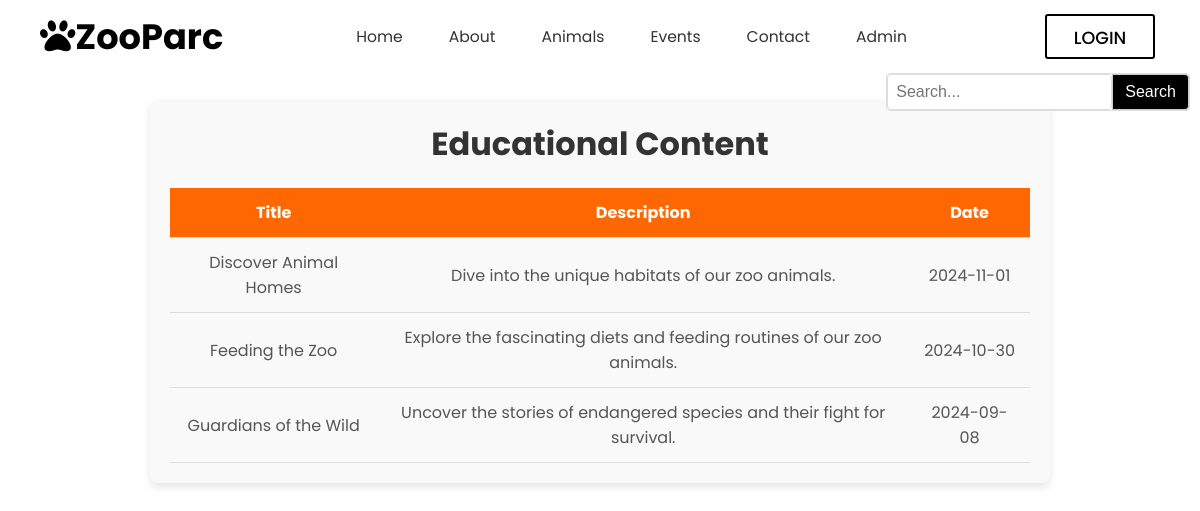
Screenshot of /admin/education.php with the database file from the repository.
### tables this page shows
CREATE TABLE IF NOT EXISTS `education_uploads` (
  `id` int NOT NULL AUTO_INCREMENT,
  `title` varchar(255) NOT NULL,
  `description` text NOT NULL,
  `upload_date` timestamp NULL DEFAULT CURRENT_TIMESTAMP,
  `uploaded_by` varchar(255) DEFAULT NULL,
  PRIMARY KEY (`id`)
);

### admin/education.php (the view, shortened to what this page needs)
<?php
include 'db_connect.php';
$sql = "SELECT title, description, upload_date FROM education_uploads ORDER BY upload_date DESC";
$result = $conn->query($sql);
?>
<!DOCTYPE html>
<html lang="en">
<head>
    <link rel="stylesheet" href="../admin/css/education.css?v=1.0">
    <link rel="stylesheet" href="../style.css">
    <link rel="stylesheet" href="https://cdnjs.cloudflare.com/ajax/libs/font-awesome/5.15.4/css/all.min.css">
</head>
<body>
<div class="header">
    <a href="#" class="logo"><i class="fas fa-paw"></i>ZooParc</a>
    <nav class="navbar">
        <ul>
            <li><a href="../index.php">Home</a></li>
            <li><a href="../about/about.php">About</a></li>
            <li><a href="../animals/animals.php">Animals</a></li>
            <li class="dropdown">
                <a href="#" class="dropbtn">Events</a>
            </li>
            <li><a href="../contact/contact.php">Contact</a></li>
            <?php if (!isset($_SESSION['user_id']) && !isset($_SESSION['admin_id'])): ?>
                <li><a href="../admin/admin_login.php">Admin</a></li>
            <?php endif; ?>
        </ul>
    </nav>
    <form class="search-bar" action="../search.php" method="get">
            <input type="text" name="query" placeholder="Search..." required>
            <button type="submit">Search</button>
        </form>
    <?php if (isset($_SESSION['admin_id'])): ?>
        <div class="user-info">
            <a href="#" class="user-btn"><?php echo htmlspecialchars($_SESSION['username'] ?? 'Admin'); ?></a>
            <a href="../admin/logout.php" class="logout-btn">LOGOUT</a>
        </div>
    <?php else: ?>
        <a href="../login/login.php" class="login-btn">LOGIN</a>
    <?php endif; ?>
</div>
<div class="content">
    <div class="upload-header">
        <h1>Educational Content</h1>
    </div>
    <?php if ($result->num_rows > 0): ?>
        <table class="education-table">
            <thead>
                <tr>
                    <th>Title</th>
                    <th>Description</th>
                    <th>Date</th>
                </tr>
            </thead>
            <tbody>
                <?php while ($row = $result->fetch_assoc()): ?>
                    <tr>
                        <td><?php echo htmlspecialchars($row['title']); ?></td>
                        <td><?php echo htmlspecialchars($row['description']); ?></td>
                        <td><?php echo date('Y-m-d', strtotime($row['upload_date'])); ?></td>
                    </tr>
                <?php endwhile; ?>
            </tbody>
        </table>
    <?php else: ?>
        <p>No educational content found.</p>
    <?php endif; ?>
</div>
</body>
</html>

### admin/css/education.css (style rules this page uses)
.content { padding: 20px; background-color: #f9f9f9; border-radius: 8px; box-shadow: 0 4px 8px rgba(0, 0, 0, 0.1); max-width: 900px; margin: 100px auto; }
.upload-header { text-align: center; margin-bottom: 20px; }
.upload-header h1 { font-family: "Poppins", sans-serif; font-size: 2em; color: #333; }
.education-table { width: 100%; border-collapse: collapse; margin-top: 20px; font-family: "Poppins", sans-serif; }
.education-table th, .education-table td { padding: 12px 15px; text-align: center; border-bottom: 1px solid #ddd; }
.education-table th { background-color: #FF6800; color: white; font-weight: bold; }
.education-table td { font-size: 1em; color: #555; }
.education-table td:last-child { text-align: center; }

### style.css (style rules this page uses)
* { margin: 0; padding: 0; box-sizing: border-box; outline: none; border: none; text-decoration: none; transition: .2s linear; }
html, body { margin: 0; padding: 0; width: 100%; height: 100%; overflow-x: hidden; }
.header { font-family: "Poppins", sans-serif; position: fixed; top: 0; right: 0; left: 0; width: 100%; padding: 10px 40px; display: flex; align-items: center; justify-content: space-between; z-index: 1000; background: white; backdrop-filter: blur(18px); }
.header .logo { font-size: 2.6em; font-weight: bold; color: black; }
.header .navbar { flex: 1; display: flex; justify-content: center; align-items: center; }
.header .navbar ul { list-style: none; display: flex; align-items: center; padding: 0; margin: 0; }
.header .navbar ul li { position: relative; }
.header .navbar ul li a { display: block; padding: 10px 15px; text-decoration: none; color: #333; font-size: 1.1em; position: relative; transition: color 0.3s, box-shadow 0.3s; }
.header .navbar ul li a::before { content: ''; position: absolute; left: 0; bottom: 0; width: 100%; height: 3px; background: transparent; border-radius: 5px; transition: box-shadow 0.3s; }
.header .search-bar { display: flex; align-items: center; margin-right: 10px; margin-left: -20px; }
.header .search-bar input { padding: 8px; font-size: 1em; border: 1px solid #ccc; border-radius: 4px 0 0 4px; outline: none; }
.header .search-bar button { padding: 8px 12px; font-size: 1em; border: 1px solid #ccc; border-radius: 0 4px 4px 0; background-color: black; color: white; cursor: pointer; }
.header .login-btn, .header .logout-btn { display: inline-block; width: 100px; height: 45px; line-height: 45px; text-align: center; background: transparent; border: 2px solid black; color: black; border-radius: 3px; font-size: 1.3em; font-weight: 500; text-decoration: none; transition: background-color 0.3s, color 0.3s; margin: 0 5px; }
.search-bar { position: absolute; top: 100%; right: 0; background-color: white; border: 1px solid #ddd; display: none; border-radius: 4px; }
.search-bar input[type="text"] { padding: 8px; border: 1px solid #ddd; border-radius: 4px; }
.search-bar button { padding: 8px; border: none; background-color: #e67e22; color: white; border-radius: 4px; cursor: pointer; }
@media (max-width: 1280px) { .header { padding: 10px 40px; } }
@media (max-width: 1280px) { .header .logo { font-size: 2.6vw; } }
@media (max-width: 1280px) { .header .navbar ul li a { font-size: 1.4vw; } }
@media (max-width: 1280px) { .header .login-btn, .header .logout-btn { width: 9vw; height: 5vh; font-size: 1.4vw; } }
@media (max-width: 1536px) { .header { padding: 10px 40px; } }
@media (max-width: 1536px) { .header .logo { font-size: 2.4vw; } }
@media (max-width: 1536px) { .header .navbar ul li a { font-size: 1.3vw; } }
@media (max-width: 1536px) { .header .login-btn, .header .logout-btn { width: 8vw; height: 5vh; font-size: 1.3vw; } }
@media (max-width: 1536px) { .header .navbar ul { flex-direction: row; } }
@media (max-width: 1536px) { .header .navbar ul li { margin: 0 10px; } }
@media (max-width: 1536px) { .header .logo { font-size: 2.4em; } }
@media (max-width: 1536px) { .header .login-btn, .header .logout-btn { width: 120px; height: 50px; font-size: 1.2em; } }
@media (max-width: 1280px) { .header .navbar ul { flex-direction: row; } }
@media (max-width: 1280px) { .header .navbar ul li { margin: 0 8px; } }
@media (max-width: 1280px) { .header .logo { font-size: 2.2em; } }
@media (max-width: 1280px) { .header .login-btn, .header .logout-btn { width: 110px; height: 45px; font-size: 1.1em; } }

### rows the page displays
education_uploads: title "Discover Animal Homes", description "Dive into the unique habitats of our zoo animals.", upload_date "2024-11-01"
education_uploads: title "Feeding the Zoo", description "Explore the fascinating diets and feeding routines of our zoo animals.", upload_date "2024-10-30"
education_uploads: title "Guardians of the Wild", description "Uncover the stories of endangered species and their fight for survival.", upload_date "2024-09-08"
